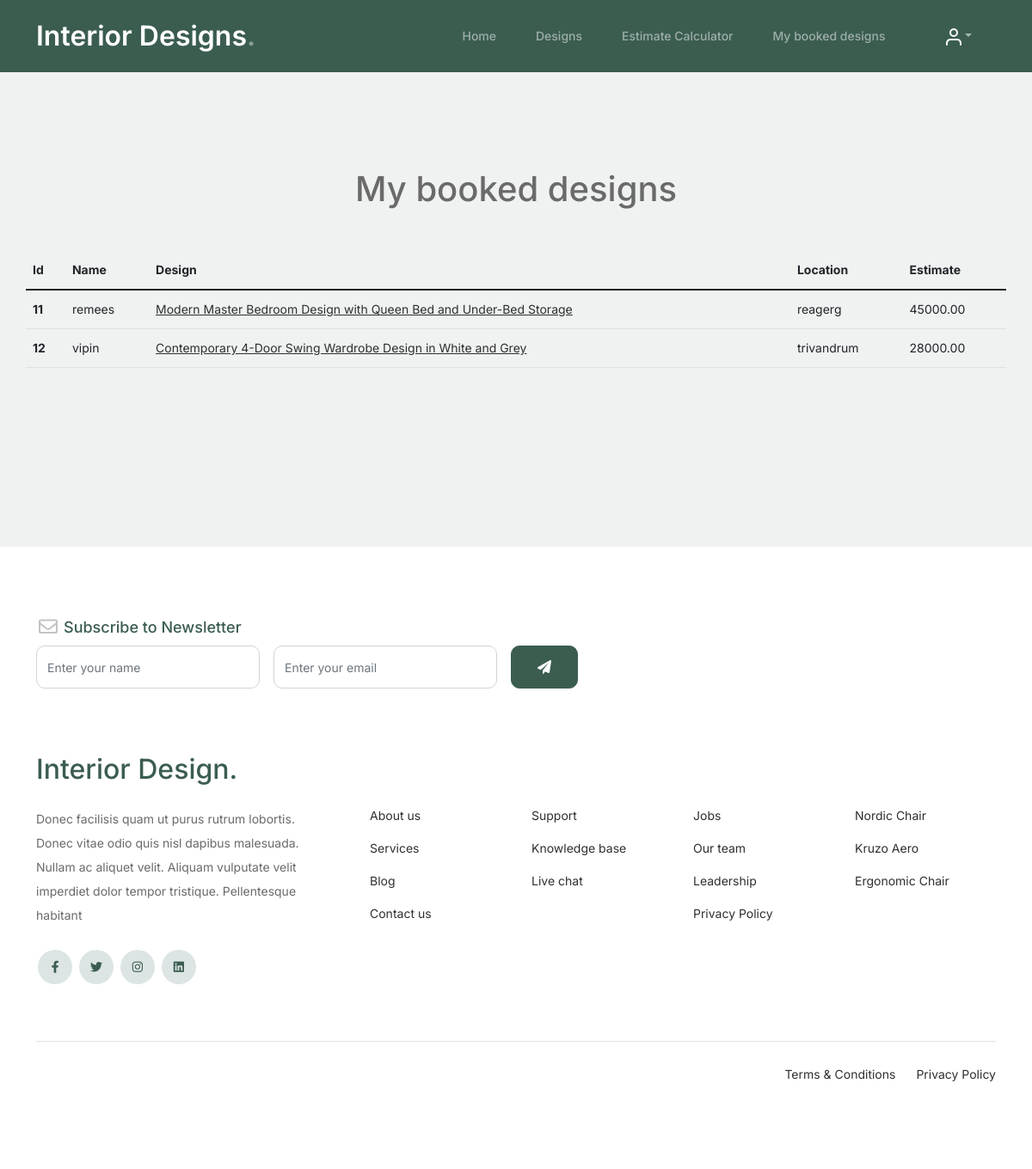
Page /DesignApp/booked_design_page/ (signed in) on the committed database.
### DesignApp/models.py (models this page shows, shortened)
class ConsultDb(models.Model):
    STATUS_CHOICES = [
        ('consult', 'Consult'),
        ('booked', 'Booked'),
        ('completed', 'Completed'),
    ]
    name = models.CharField(max_length=100)
    email = models.EmailField()
    mobile = models.CharField(max_length=15)
    location = models.CharField(max_length=255)
    design_id = models.IntegerField()
    design_category = models.CharField(max_length=100)
    design_name = models.CharField(max_length=100)
    design_estimate = models.DecimalField(max_digits=10, decimal_places=2)
    design_dimension = models.CharField(max_length=100)
    created_at = models.DateTimeField(auto_now_add=True)
    username = models.CharField(max_length=100, null=True, blank=True)
    status = models.CharField(
        max_length=10,
        choices=STATUS_CHOICES,
        default='consult',  # Default to 'consult'
    )

### DesignApp/views.py (the view)
# urls.py: path('booked_design_page/', views.booked_design_page, name="booked_design_page"),
def booked_design_page(request):
    un = request.session['username']
    data = ConsultDb.objects.filter(username=un)
    return render(request, "my_design_bookings.html", {'data': data})

### DesignApp/templates/my_design_bookings.html (shortened to what this page needs)
<!doctype html>
{%load static %}
<html lang="en">
<head>
    <link href="{% static 'designstyles/css/bootstrap.min.css' %}" rel="stylesheet">
    <link href="https://cdnjs.cloudflare.com/ajax/libs/font-awesome/6.0.0-beta3/css/all.min.css" rel="stylesheet">
    <link href="{% static 'designstyles/css/tiny-slider.css' %}" rel="stylesheet">
    <link href="{% static 'designstyles/css/style.css' %}" rel="stylesheet">
</head>
<body>
<nav class="custom-navbar navbar navbar navbar-expand-md navbar-dark bg-dark" aria-label="Furni navigation bar">
    <div class="container">
        <a class="navbar-brand" href="">Interior Designs<span>.</span></a>
        <div class="collapse navbar-collapse" id="navbarsFurni">
            <ul class="custom-navbar-nav navbar-nav ms-auto mb-2 mb-md-0">
                <li class="nav-item ">
                    <a class="nav-link" href="{% url 'home' %}">Home</a>
                </li>
                <li class="nav-item ">
                    <a class="nav-link" href="{% url 'category_page' %}">Designs</a>
                </li>
                 <li class="nav-item ">
                    <a class="nav-link" href="{% url 'estimate_page' %}">Estimate Calculator</a>
                </li>
                <li class="nav-item ">
                    <a class="nav-link" href="{% url 'booked_design_page' %}">My booked designs</a>
                </li>
            </ul>
            <ul class="custom-navbar-cta navbar-nav mb-2 mb-md-0 ms-5">
                <li class="nav-item dropdown">
                    <a class="nav-link dropdown-toggle" data-bs-toggle="dropdown" href="#" role="button"
                       aria-expanded="false"><img src="{% static 'designstyles/images/user.svg' %}"></a>
                </li>
            </ul>
        </div>
    </div>
</nav>
<div class="untree_co-section product-section before-footer-section">
    <div class="container">
        <h1 class="text-center mb-5">My booked designs</h1>
        <div class="row">
            <table class="table">
  <thead>
    <tr>
      <th scope="col">Id</th>
      <th scope="col">Name</th>
      <th scope="col">Design</th>
      <th scope="col">Location</th>
      <th scope="col">Estimate</th>
    </tr>
  </thead>
  <tbody>
  {% for d in data %}
    <tr>
      <th scope="row"><a >{{d.id}}</a></th>
      <td>{{d.name}}</td>
      <td><a href="{% url 'daily_progress' c_id=d.id %}">{{d.design_name}}</a></td>
      <td>{{d.location}}</td>
      <td>{{d.design_estimate}}</td>
    </tr>
  {% endfor %}
  </tbody>
</table>
        </div>
    </div>
</div>
<footer class="footer-section">
    <div class="container relative">
        <div class="row">
            <div class="col-lg-8">
                <div class="subscription-form">
                    <h3 class="d-flex align-items-center"><span class="me-1"><img
                            src="{% static 'designstyles/images/envelope-outline.svg' %}" alt="Image" class="img-fluid"></span><span>Subscribe to Newsletter</span>
                    </h3>
                    <form action="#" class="row g-3">
                        <div class="col-auto">
                            <input type="text" class="form-control" placeholder="Enter your name">
                        </div>
                        <div class="col-auto">
                            <input type="email" class="form-control" placeholder="Enter your email">
                        </div>
                        <div class="col-auto">
                            <button class="btn btn-primary">
                                <span class="fa fa-paper-plane"></span>
                            </button>
                        </div>
                    </form>
                </div>
            </div>
        </div>
        <div class="row g-5 mb-5">
            <div class="col-lg-4">
                <div class="mb-4 footer-logo-wrap"><a href="#" class="footer-logo">Interior Design<span>.</span></a>
                </div>
                <p class="mb-4">Donec facilisis quam ut purus rutrum lobortis. Donec vitae odio quis nisl dapibus
                    malesuada. Nullam ac aliquet velit. Aliquam vulputate velit imperdiet dolor tempor tristique.
                    Pellentesque habitant</p>
                <ul class="list-unstyled custom-social">
                    <li><a href="#"><span class="fa fa-brands fa-facebook-f"></span></a></li>
                    <li><a href="#"><span class="fa fa-brands fa-twitter"></span></a></li>
                    <li><a href="#"><span class="fa fa-brands fa-instagram"></span></a></li>
                    <li><a href="#"><span class="fa fa-brands fa-linkedin"></span></a></li>
                </ul>
            </div>
            <div class="col-lg-8">
                <div class="row links-wrap">
                    <div class="col-6 col-sm-6 col-md-3">
                        <ul class="list-unstyled">
                            <li><a href="#">About us</a></li>
                            <li><a href="#">Services</a></li>
                            <li><a href="#">Blog</a></li>
                            <li><a href="#">Contact us</a></li>
                        </ul>
                    </div>
                    <div class="col-6 col-sm-6 col-md-3">
                        <ul class="list-unstyled">
                            <li><a href="#">Support</a></li>
                            <li><a href="#">Knowledge base</a></li>
                            <li><a href="#">Live chat</a></li>
                        </ul>
                    </div>
                    <div class="col-6 col-sm-6 col-md-3">
                        <ul class="list-unstyled">
                            <li><a href="#">Jobs</a></li>
                            <li><a href="#">Our team</a></li>
                            <li><a href="#">Leadership</a></li>
                            <li><a href="#">Privacy Policy</a></li>
                        </ul>
                    </div>
                    <div class="col-6 col-sm-6 col-md-3">
                        <ul class="list-unstyled">
                            <li><a href="#">Nordic Chair</a></li>
                            <li><a href="#">Kruzo Aero</a></li>
                            <li><a href="#">Ergonomic Chair</a></li>
                        </ul>
                    </div>
                </div>
            </div>
        </div>
        <div class="border-top copyright">
            <div class="row pt-4">
                <div class="col-lg-6">
                </div>
                <div class="col-lg-6 text-center text-lg-end">
                    <ul class="list-unstyled d-inline-flex ms-auto">
                        <li class="me-4"><a href="#">Terms &amp; Conditions</a></li>
                        <li><a href="#">Privacy Policy</a></li>
                    </ul>
                </div>
            </div>
        </div>
    </div>
</footer>
</body>
</html>

### DesignApp/static/designstyles/css/style.css (style rules this page uses)
body { overflow-x: hidden; position: relative; }
body { font-family: "Inter", sans-serif; font-weight: 400; line-height: 28px; color: #6a6a6a; font-size: 14px; background-color: #eff2f1; }
a { text-decoration: none; -webkit-transition: .3s all ease; -o-transition: .3s all ease; transition: .3s all ease; color: #2f2f2f; text-decoration: underline; }
.custom-navbar { background: #3b5d50 !important; padding-top: 20px; padding-bottom: 20px; }
.custom-navbar .navbar-brand { font-size: 32px; font-weight: 600; }
.custom-navbar .navbar-brand > span { opacity: .4; }
@media (min-width: 992px) { .custom-navbar .custom-navbar-nav li { margin-left: 15px; margin-right: 15px; } }
.custom-navbar .custom-navbar-nav li a { font-weight: 500; color: #ffffff !important; opacity: .5; -webkit-transition: .3s all ease; -o-transition: .3s all ease; transition: .3s all ease; position: relative; }
@media (min-width: 768px) { .custom-navbar .custom-navbar-nav li a:before { content: ""; position: absolute; bottom: 0; left: 8px; right: 8px; background: #f9bf29; height: 5px; opacity: 1; visibility: visible; width: 0; -webkit-transition: .15s all ease-out; -o-transition: .15s all ease-out; transition: .15s all ease-out; } }
.custom-navbar .custom-navbar-cta { margin-left: 0 !important; -webkit-box-orient: horizontal; -webkit-box-direction: normal; -ms-flex-direction: row; flex-direction: row; }
@media (min-width: 768px) { .custom-navbar .custom-navbar-cta { margin-left: 40px !important; } }
.custom-navbar .custom-navbar-cta li { margin-left: 0px; margin-right: 0px; }
.custom-navbar .custom-navbar-cta li:first-child { margin-right: 20px; }
.btn { font-weight: 600; padding: 12px 30px; border-radius: 30px; color: #ffffff; background: #2f2f2f; border-color: #2f2f2f; }
.btn.btn-primary { background: #3b5d50; border-color: #3b5d50; }
.product-section { padding: 7rem 0; }
.before-footer-section { padding: 7rem 0 12rem 0 !important; }
.footer-section { padding: 80px 0; background: #ffffff; }
.footer-section .relative { position: relative; }
.footer-section a { text-decoration: none; color: #2f2f2f; -webkit-transition: .3s all ease; -o-transition: .3s all ease; transition: .3s all ease; }
.footer-section .subscription-form { margin-bottom: 40px; position: relative; z-index: 2; margin-top: 100px; }
@media (min-width: 992px) { .footer-section .subscription-form { margin-top: 0px; margin-bottom: 80px; } }
.footer-section .subscription-form h3 { font-size: 18px; font-weight: 500; color: #3b5d50; }
.footer-section .subscription-form .form-control { height: 50px; border-radius: 10px; font-family: "Inter", sans-serif; }
.footer-section .subscription-form .btn { border-radius: 10px !important; }
.footer-section .links-wrap { margin-top: 0px; }
@media (min-width: 992px) { .footer-section .links-wrap { margin-top: 54px; } }
.footer-section .links-wrap ul li { margin-bottom: 10px; }
.footer-section .footer-logo-wrap .footer-logo { font-size: 32px; font-weight: 500; text-decoration: none; color: #3b5d50; }
.footer-section .custom-social li { margin: 2px; display: inline-block; }
.footer-section .custom-social li a { width: 40px; height: 40px; text-align: center; line-height: 40px; display: inline-block; background: #dce5e4; color: #3b5d50; border-radius: 50%; }
.footer-section .border-top { border-color: #dce5e4; }
.footer-section .border-top.copyright { font-size: 14px !important; }
.untree_co-section { padding: 7rem 0; }
.form-control { height: 50px; border-radius: 10px; font-family: "Inter", sans-serif; }

### rows in the picture
ConsultDb: id "11", name "remees", design_name "Modern Master Bedroom Design with Queen Bed and Under-Bed Storage", location "reagerg", design_estimate "45000.00"
ConsultDb: id "12", name "vipin", design_name "Contemporary 4-Door Swing Wardrobe Design in White and Grey", location "trivandrum", design_estimate "28000.00"
